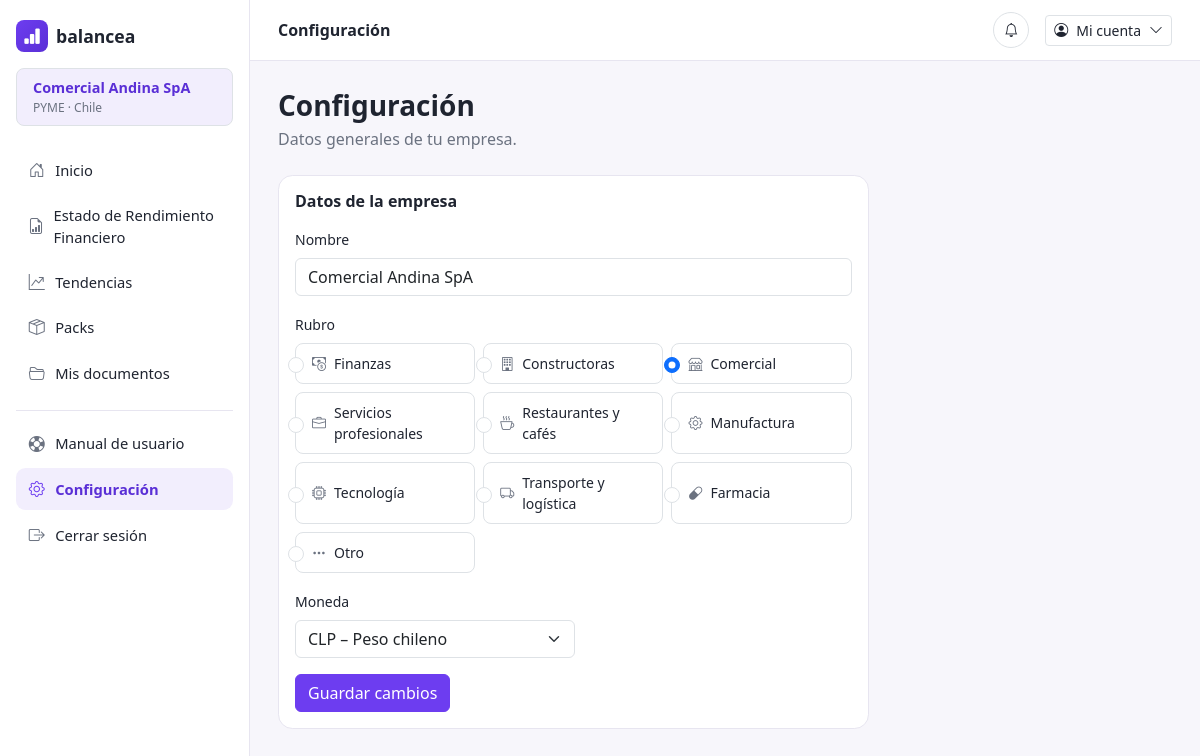
Page /configuracion (signed in) on the committed database.
### models.py (models this page shows)
class Empresa(db.Model):
    __tablename__ = "empresas"
    id = db.Column(db.Integer, primary_key=True)
    nombre = db.Column(db.String(150), nullable=False)
    tipo = db.Column(db.String(50), default="PYME")
    pais = db.Column(db.String(80), default="Chile")
    rubro = db.Column(db.String(50), nullable=False)
    moneda = db.Column(db.String(10), default="CLP")
    anio_vigente = db.Column(db.Integer, default=date.today().year)
    pack_actual = db.Column(db.String(30), default="Express")
    usuarios = db.relationship("Usuario", backref="empresa", lazy=True)
    balances = db.relationship(
        "Balance", backref="empresa", lazy=True, order_by="Balance.id.desc()"
    )

### app.py (the view, shortened to what this page needs)
    @app.route("/configuracion", methods=["GET", "POST"])
    @login_required
    def configuracion():
        empresa = empresa_actual()
        return render_template(
            "configuracion.html", empresa=empresa, rubros=RUBROS, monedas=MONEDAS, rubros_iconos=RUBROS_ICONOS
        )

### app.py (called while the page is built)
def login_required(view):
    @wraps(view)
    def wrapped(*args, **kwargs):
        if not session.get("usuario_id"):
            return redirect(url_for("login"))
        return view(*args, **kwargs)
    return wrapped

### progreso.py (called while the page is built, shortened)
def limpiar_balances_expirados(empresa, db):
    ahora = datetime.utcnow()
    eliminado_alguno = False
    for balance in list(empresa.balances):
        if balance.informes:
            continue
    if eliminado_alguno:
        db.session.commit()

### templates/configuracion.html (shortened to what this page needs)
{% extends "base.html" %}
{% set active_page = 'configuracion' %}
{% block page_heading %}Configuración{% endblock %}
{% block content %}
  <h3 class="fw-bold mb-1">Configuración</h3>
  <p class="text-muted-soft mb-4">Datos generales de tu empresa.</p>
  <div class="row g-3">
    <div class="col-lg-8">
      <div class="bc-card p-3">
        <h6 class="fw-bold mb-3">Datos de la empresa</h6>
        <form method="post">
          <div class="mb-3">
            <label class="form-label small">Nombre</label>
            <input type="text" class="form-control" name="nombre" value="{{ empresa.nombre }}" required>
          </div>
          <div class="mb-3">
            <label class="form-label small">Rubro</label>
            <div class="row row-cols-2 row-cols-md-3 g-2">
              {% for rubro in rubros %}
                <div class="col">
                  <div class="form-check border rounded-3 px-3 py-2 h-100 d-flex align-items-center">
                    <input class="form-check-input me-2" type="radio" name="rubro" id="rubro-cfg-{{ loop.index }}" value="{{ rubro }}" required {{ 'checked' if rubro == empresa.rubro else '' }}>
                    <label class="form-check-label small d-flex align-items-center gap-2" for="rubro-cfg-{{ loop.index }}">
                      <i class="bi {{ rubros_iconos.get(rubro, 'bi-briefcase') }} text-muted-soft"></i> {{ rubro }}
                    </label>
                  </div>
                </div>
              {% endfor %}
              <div class="col">
                <div class="form-check border rounded-3 px-3 py-2 h-100 d-flex align-items-center">
                  <input class="form-check-input me-2" type="radio" name="rubro" id="rubro-cfg-otro" value="Otro" required {{ 'checked' if empresa.rubro not in rubros else '' }}>
                  <label class="form-check-label small d-flex align-items-center gap-2" for="rubro-cfg-otro">
                    <i class="bi bi-three-dots text-muted-soft"></i> Otro
                  </label>
                </div>
              </div>
            </div>
          </div>
          <div class="mb-3" style="max-width: 280px;">
            <label class="form-label small">Moneda</label>
            <select class="form-select" name="moneda">
              {% for moneda in monedas %}
              <option value="{{ moneda.codigo }}" {{ 'selected' if moneda.codigo == empresa.moneda else '' }}>
                {{ moneda.codigo }} – {{ moneda.nombre }}
              </option>
              {% endfor %}
            </select>
          </div>
          <button type="submit" class="btn btn-bc-primary">Guardar cambios</button>
        </form>
      </div>
    </div>
  </div>
{% endblock %}

### templates/base.html (shortened to what this page needs)
<!doctype html>
<html lang="es">
<head>
  <link rel="stylesheet" href="{{ url_for('static', filename='css/bootstrap.min.css') }}">
  <link rel="stylesheet" href="{{ url_for('static', filename='bootstrap-icons/bootstrap-icons.css') }}">
  <link rel="stylesheet" href="{{ url_for('static', filename='css/styles.css') }}">
</head>
<body>
  <div class="bc-shell">
    <aside class="bc-sidebar">
      <a href="{{ url_for('dashboard') }}" class="bc-logo">
        <span class="bc-logo-mark"><i class="bi bi-bar-chart-fill"></i></span>
        balancea
      </a>
      <div class="mt-3 border rounded-3 w-100 px-3 py-2" style="background-color: var(--bc-primary-light);">
        <span class="d-block fw-semibold" style="font-size:0.9rem;color:var(--bc-primary-dark);">{{ empresa.nombre if empresa else 'Tu empresa' }}</span>
        <span class="d-block text-muted-soft" style="font-size:0.75rem;">{{ empresa.tipo if empresa else 'Pyme' }} · {{ empresa.pais if empresa else 'Colombia' }}</span>
      </div>
      <nav class="bc-sidebar-section d-flex flex-column gap-1">
        <a href="{{ url_for('dashboard') }}" class="bc-nav-link {{ 'active' if active_page == 'inicio' else '' }}">
          <i class="bi bi-house-door"></i> Inicio
        </a>
        <a href="{{ url_for('subir_balance') }}" class="bc-nav-link {{ 'active' if active_page == 'subir_balance' else '' }}">
          <i class="bi bi-file-earmark-bar-graph"></i> Estado de Rendimiento Financiero
        </a>
        <a href="{{ url_for('toma_decisiones') }}" class="bc-nav-link {{ 'active' if active_page == 'toma_decisiones' else '' }}">
          <i class="bi bi-graph-up-arrow"></i> Tendencias
        </a>
        <a href="{{ url_for('packs') }}" class="bc-nav-link {{ 'active' if active_page == 'packs' else '' }}">
          <i class="bi bi-box-seam"></i> Packs
        </a>
        <a href="{{ url_for('mis_documentos') }}" class="bc-nav-link {{ 'active' if active_page == 'mis_documentos' else '' }}">
          <i class="bi bi-folder2-open"></i> Mis documentos
        </a>
      </nav>
      <div class="bc-sidebar-footer d-flex flex-column gap-1">
        <a href="{{ url_for('manual_usuario') }}" class="bc-nav-link {{ 'active' if active_page == 'manual_usuario' else '' }}">
          <i class="bi bi-life-preserver"></i> Manual de usuario
        </a>
        <a href="{{ url_for('configuracion') }}" class="bc-nav-link {{ 'active' if active_page == 'configuracion' else '' }}">
          <i class="bi bi-gear"></i> Configuración
        </a>
        <a href="{{ url_for('logout') }}" class="bc-nav-link">
          <i class="bi bi-box-arrow-right"></i> Cerrar sesión
        </a>
      </div>
    </aside>
    <div class="bc-main">
      <header class="bc-topbar">
        <div>
          <span class="fw-semibold">{% block page_heading %}{% endblock %}</span>
        </div>
        <div class="d-flex align-items-center gap-3">
          <button class="btn btn-sm btn-bc-outline border rounded-circle" style="width:36px;height:36px;">
            <i class="bi bi-bell"></i>
          </button>
          <div class="dropdown">
            <button class="btn btn-sm btn-bc-outline border d-flex align-items-center gap-2" type="button" data-bs-toggle="dropdown" aria-expanded="false">
              <i class="bi bi-person-circle"></i>
              <span>Mi cuenta</span>
              <i class="bi bi-chevron-down"></i>
            </button>
          </div>
        </div>
      </header>
      <main class="bc-content">
        {% block content %}{% endblock %}
      </main>
    </div>
  </div>
</body>
</html>

### static/css/styles.css (style rules this page uses)
:root { --bc-primary: #6d3df0; --bc-primary-dark: #5a2fd6; --bc-primary-light: #f2eefd; --bc-primary-soft: #ece3fc; --bc-ink: #1f2430; --bc-muted: #6b7280; --bc-border: #e7e5f0; --bc-success: #1d9a6c; --bc-warning: #c77d1a; --bc-radius: 0.9rem; }
body { background-color: #f7f6fb; color: var(--bc-ink); font-family: "Segoe UI", system-ui, -apple-system, sans-serif; }
a { color: var(--bc-primary); }
.text-muted-soft { color: var(--bc-muted); }
.bc-logo { display: inline-flex; align-items: center; gap: 0.5rem; font-weight: 700; font-size: 1.1rem; color: var(--bc-ink); text-decoration: none; }
.bc-logo-mark { width: 32px; height: 32px; border-radius: 0.5rem; background: linear-gradient(135deg, var(--bc-primary), var(--bc-primary-dark)); display: inline-flex; align-items: center; justify-content: center; color: #fff; flex-shrink: 0; }
.btn-bc-primary { background-color: var(--bc-primary); border-color: var(--bc-primary); color: #fff; }
.btn-bc-outline { border-color: var(--bc-border); color: var(--bc-ink); background-color: #fff; }
.bc-shell { display: flex; min-height: 100vh; }
.bc-sidebar { width: 250px; flex-shrink: 0; background: #fff; border-right: 1px solid var(--bc-border); display: flex; flex-direction: column; padding: 1.25rem 1rem; }
.bc-sidebar-section { margin-top: 1.5rem; }
.bc-nav-link { display: flex; align-items: center; gap: 0.6rem; padding: 0.55rem 0.75rem; border-radius: 0.6rem; color: var(--bc-ink); text-decoration: none; font-size: 0.92rem; font-weight: 500; }
.bc-nav-link i { font-size: 1rem; width: 1.1rem; text-align: center; color: var(--bc-muted); }
.bc-nav-link.active { background: var(--bc-primary-light); color: var(--bc-primary-dark); font-weight: 700; }
.bc-nav-link.active i { color: var(--bc-primary); }
.bc-sidebar-footer { margin-top: 1rem; border-top: 1px solid var(--bc-border); padding-top: 0.75rem; }
.bc-main { flex-grow: 1; min-width: 0; display: flex; flex-direction: column; }
.bc-topbar { background: #fff; border-bottom: 1px solid var(--bc-border); padding: 0.75rem 1.75rem; display: flex; align-items: center; justify-content: space-between; }
.bc-content { padding: 1.75rem; flex-grow: 1; }
.bc-card { background: #fff; border: 1px solid var(--bc-border); border-radius: var(--bc-radius); }

### rows in the picture
Empresa: nombre "Comercial Andina SpA", tipo "PYME", pais "Chile"

### other values in the picture
{{ rubro }} "Finanzas" "Constructoras" "Comercial" "Servicios profesionales" "Restaurantes y cafés" "Manufactura" "Tecnología" "Transporte y logística" "Farmacia"
form field moneda "CLP – Peso chileno"
